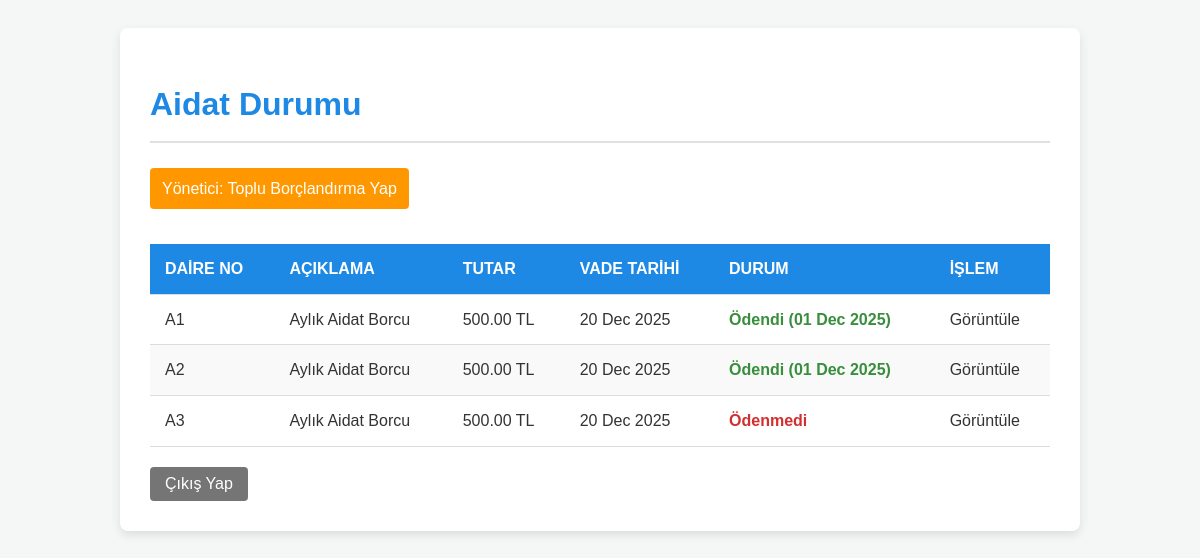
The app's page / (signed in) with its own data.
### yonetim/models.py (models this page shows, shortened)
class Aidat(models.Model):
    daire = models.ForeignKey(Daire, on_delete=models.CASCADE)
    tutar = models.DecimalField(max_digits=10, decimal_places=2)
    aciklama = models.CharField(max_length=200, default="Aylık Aidat")
    vade_tarihi = models.DateField()
    odendi_mi = models.BooleanField(default=False)
    odeme_tarihi = models.DateField(null=True, blank=True)
    class Meta:
        unique_together = ('daire', 'aciklama', 'vade_tarihi')

class Daire(models.Model):
    daire_no = models.CharField(max_length=5, unique=True)
    sahibi = models.ForeignKey(User, on_delete=models.SET_NULL, null=True, blank=True, related_name='sahip_oldugu_daireler')
    kiraci = models.ForeignKey(User, on_delete=models.SET_NULL, null=True, blank=True, related_name='kiraci_oldugu_daireler')
    metrekare = models.IntegerField(default=0)

### yonetim/views.py (the view)
# urls.py: path('', views.aidat_listesi, name='aidat_listesi'),
@login_required
def aidat_listesi(request):
    try:
        sakin_profil = request.user.sakin
    except:
        messages.error(request, "Kullanıcı profiliniz eksik. Lütfen yöneticiye başvurun.")
        return redirect('/accounts/login/')
    if sakin_profil.rol == 'Y':
        aidatlar = Aidat.objects.all().order_by('-vade_tarihi')
    else:
        daireler = Daire.objects.filter(sahibi=request.user) | Daire.objects.filter(kiraci=request.user)
        aidatlar = Aidat.objects.filter(daire__in=daireler).order_by('-vade_tarihi')
    context = {'aidatlar': aidatlar, 'rol': sakin_profil.rol}
    return render(request, 'yonetim/aidat_listesi.html', context)

### yonetim/templates/yonetim/aidat_listesi.html (shortened to what this page needs)
{% extends "base.html" %}
{% block content %}
<h1>Aidat Durumu</h1>
{% if rol == 'Y' %}
    <p><a href="{% url 'toplu_borclandirma' %}">Yönetici: Toplu Borçlandırma Yap</a></p>
{% endif %}
<table>
    <thead>
        <tr>
            {% if rol == 'Y' %}<th>Daire No</th>{% endif %}
            <th>Açıklama</th>
            <th>Tutar</th>
            <th>Vade Tarihi</th>
            <th>Durum</th>
            <th>İşlem</th>
        </tr>
    </thead>
    <tbody>
        {% for aidat in aidatlar %}
        <tr>
            {% if rol == 'Y' %}<td>{{ aidat.daire.daire_no }}</td>{% endif %}
            <td>{{ aidat.aciklama }}</td>
            <td>{{ aidat.tutar }} TL</td>
            <td>{{ aidat.vade_tarihi|date:"d M Y" }}</td>
            <td>
                {% if aidat.odendi_mi %}
                    <span style="color: green;">Ödendi ({{ aidat.odeme_tarihi|date:"d M Y" }})</span>
                {% else %}
                    <span style="color: red;">Ödenmedi</span>
                {% endif %}
            </td>
            <td>
                {% if rol == 'S' and not aidat.odendi_mi %}
                    <form method="POST" action="{% url 'aidat_ode' aidat.id %}" style="display:inline;">
                        {% csrf_token %}
                        <button type="submit" class="button">Ödeme Yap (Simülasyon)</button>
                    </form>
                {% elif rol == 'Y' %}
                    Görüntüle
                {% endif %}
            </td>
        </tr>
        {% endfor %}
    </tbody>
</table>
<form method="POST" action="{% url 'logout' %}">
    <button type="submit">Çıkış Yap</button>
</form>
{% endblock %}

### yonetim/templates/base.html (shortened to what this page needs)
{% load static %}
<!DOCTYPE html>
<html lang="tr">
<head>
    <link rel="stylesheet" href="{% static 'yonetim/style.css' %}">
</head>
<body>
    <div class="container">
        {% block content %}
        {% endblock %}
    </div>
</body>
</html>

### yonetim/static/yonetim/style.css (style rules this page uses)
body { font-family: Arial, sans-serif; background-color: #f4f7f6; color: #333; padding: 20px; line-height: 1.6; }
h1 { color: #1e88e5; border-bottom: 2px solid #e0e0e0; padding-bottom: 10px; margin-bottom: 25px; }
.container { max-width: 900px; margin: 0 auto; background-color: #ffffff; padding: 30px; border-radius: 8px; box-shadow: 0 4px 10px rgba(0, 0, 0, 0.1); }
table { width: 100%; border-collapse: collapse; margin-top: 20px; }
th, td { padding: 12px 15px; text-align: left; border-bottom: 1px solid #ddd; }
th { background-color: #1e88e5; color: white; font-weight: bold; text-transform: uppercase; }
tr:nth-child(even) { background-color: #f9f9f9; }
button, a.button { background-color: #4CAF50; color: white; padding: 10px 15px; border: none; border-radius: 4px; cursor: pointer; text-decoration: none; display: inline-block; font-size: 16px; transition: background-color 0.3s; }
p a:first-child { background-color: #ff9800; padding: 8px 12px; color: white; border-radius: 4px; text-decoration: none; margin-bottom: 15px; display: inline-block; }
form[action$="/logout/"] button { background-color: #757575; margin-top: 20px; padding: 8px 15px; }

### records on screen
Aidat: daire.daire_no "A1", aciklama "Aylık Aidat Borcu", tutar "500.00", vade_tarihi "20 Dec 2025", odeme_tarihi "01 Dec 2025"
Aidat: daire.daire_no "A2", aciklama "Aylık Aidat Borcu", tutar "500.00", vade_tarihi "20 Dec 2025", odeme_tarihi "01 Dec 2025"
Aidat: daire.daire_no "A3", aciklama "Aylık Aidat Borcu", tutar "500.00", vade_tarihi "20 Dec 2025", odendi_mi "Ödenmedi"
